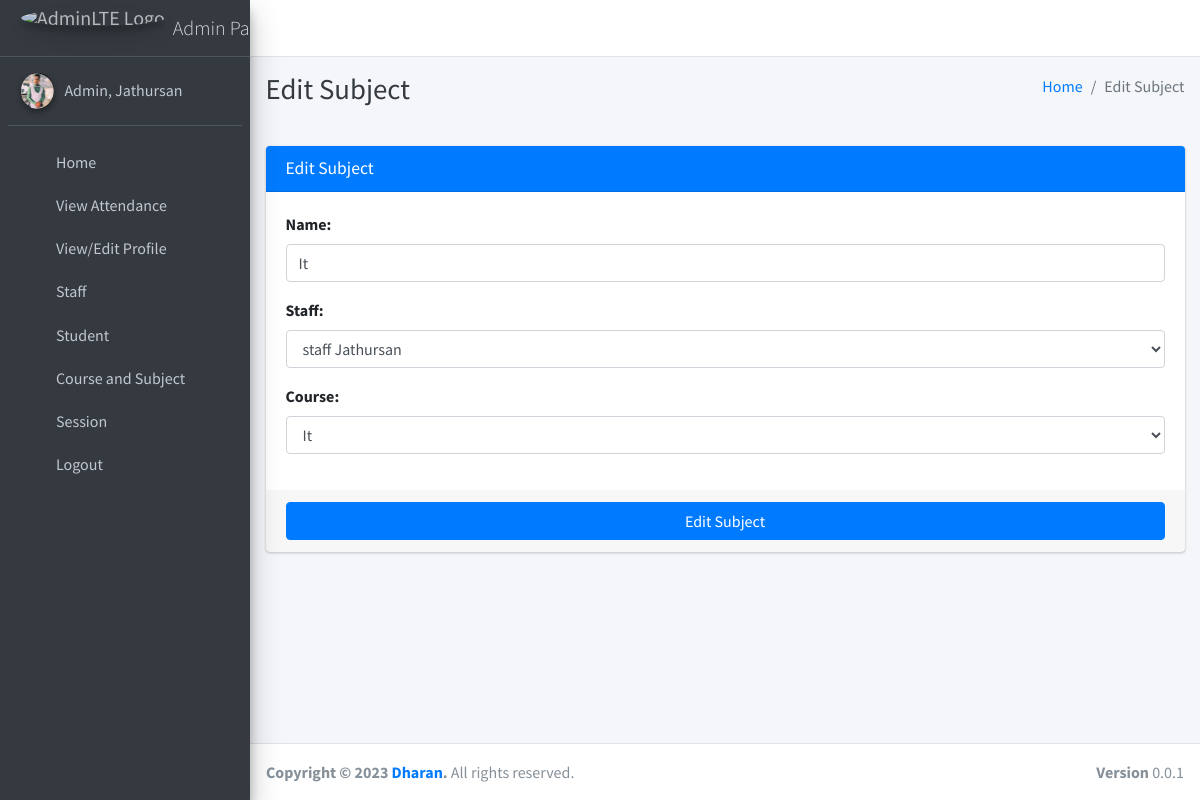
/subject/edit/1 (signed in), run on the app's committed database.
### main_app/models.py (models this page shows, shortened)
class CustomUser(AbstractUser):
    USER_TYPE = ((1, "HOD"), (2, "Staff"), (3, "Student"))
    GENDER = [("M", "Male"), ("F", "Female")]
    username = None  # Removed username, using email instead
    email = models.EmailField(unique=True)
    user_type = models.CharField(default=1, choices=USER_TYPE, max_length=1)
    gender = models.CharField(max_length=1, choices=GENDER)
    profile_pic = models.ImageField()
    address = models.TextField()
    fcm_token = models.TextField(default="")  # For firebase notifications
    created_at = models.DateTimeField(auto_now_add=True)
    updated_at = models.DateTimeField(auto_now=True)
    USERNAME_FIELD = "email"
    REQUIRED_FIELDS = []
    objects = CustomUserManager()
    def __str__(self):
        return self.last_name + ", " + self.first_name

class Subject(models.Model):
    name = models.CharField(max_length=120)
    staff = models.ForeignKey(Staff,on_delete=models.CASCADE,)
    course = models.ForeignKey(Course, on_delete=models.CASCADE)
    updated_at = models.DateTimeField(auto_now=True)
    created_at = models.DateTimeField(auto_now_add=True)

### main_app/hod_views.py (the view, shortened to what this page needs)
def edit_subject(request, subject_id):
    instance = get_object_or_404(Subject, id=subject_id)
    form = SubjectForm(request.POST or None, instance=instance)
    context = {
        'form': form,
        'subject_id': subject_id,
        'page_title': 'Edit Subject'
    }
    return render(request, 'hod_template/edit_subject_template.html', context)

### main_app/forms.py
class SubjectForm(FormSettings):
    def __init__(self, *args, **kwargs):
        super(SubjectForm, self).__init__(*args, **kwargs)
    class Meta:
        model = Subject
        fields = ['name', 'staff', 'course']

### main_app/models.py (called while the page is built)
    def __str__(self):
        return self.name

    def __str__(self):
        return self.admin.last_name + " " + self.admin.first_name

### main_app/templates/hod_template/edit_subject_template.html
{% extends 'main_app/base.html' %}
{% load static %}
{% block page_title %}{{page_title}}{% endblock page_title %}
{% block content %}
<section class="content">
    <div class="container-fluid">
        <div class="row">
            <div class="col-md-12">
                <div class="card card-primary">
                    <div class="card-header">
                        <h3 class="card-title">{{page_title}}</h3>
                    </div>
                    {% include "main_app/form_template.html" with messages=messages  form=form button_text="Edit Subject"%}
                </div>
            </div>
        </div>
    </div>
</section>
{% endblock content %}

### main_app/templates/main_app/sidebar_template.html (shortened to what this page needs)
{% load static %}
<aside class="main-sidebar sidebar-dark-primary elevation-4">
{% if request.user.user_type == '1' %}
    <a href="{% url 'admin_home' %}" class="brand-link">
        <img src="{% static 'dist/img/AdminLTELogo.png' %} " alt="AdminLTE Logo"
            class="brand-image img-circle elevation-3" style="opacity: .8">
        <span class="brand-text font-weight-light">Admin Panel</span>
    </a>
    <div class="sidebar">
        <div class="user-panel mt-3 pb-3 mb-3 d-flex">
            <div class="image">
                <img src="{{ request.user.profile_pic}}" class="img-circle elevation-2" alt="User Image">
            </div>
            <div class="info">
                <a href="#" class="d-block">{{user}}</a>
            </div>
        </div>
        <nav class="mt-2">
            <ul class="nav nav-pills nav-sidebar flex-column" data-widget="treeview" role="menu" data-accordion="false">
                <li class="nav-item">
                    {% url 'admin_home' as admin_home %}
                    <a href="{{admin_home}}" class="nav-link {% if admin_home == request.path %} active {% endif %}">
                        <i class="nav-icon fas fa-th"></i>
                        <p>
                            Home
                        </p>
                    </a>
                </li>
                <li class="nav-item">
                    {% url 'admin_view_attendance' as admin_view_attendance %}
                <li class="nav-item">
                    <a href="{{admin_view_attendance}}"
                        class="nav-link  {% if admin_view_attendance == request.path %} active {% endif %}">
                        <i class="nav-icon fas fa-th"></i>
                        <p>
                            View Attendance
                        </p>
                    </a>
                </li>
                <li class="nav-item">
                    {% url 'admin_view_profile' as admin_view_profile %}
                    <a href="{{admin_view_profile}}"
                        class="nav-link {% if admin_view_profile == request.path %} active {% endif %}">
                        <i class="nav-icon fas fa-th"></i>
                        <p>
                            View/Edit Profile
                        </p>
                    </a>
                </li>
                <li class="nav-item has-treeview">
                    <a href="#" class="nav-link">
                        <i class="nav-icon fas fa-th"></i>
                        <p>
                            Staff
                            <i class="right fas fa-angle-right"></i>
                        </p>
                    </a>
                </li>
                <li class="nav-item has-treeview">
                    <a href="#" class="nav-link">
                        <i class="nav-icon fas fa-th"></i>
                        <p>
                            Student
                            <i class="right fas fa-angle-right"></i>
                        </p>
                    </a>
                </li>
                <li class="nav-item has-treeview">
                    <a href="#" class="nav-link">
                        <i class="nav-icon fas fa-th"></i>
                        <p>
                            Course and Subject
                            <i class="right fas fa-angle-right"></i>
                        </p>
                    </a>
                </li>
                <li class="nav-item has-treeview">
                    <a href="#" class="nav-link">
                        <i class="nav-icon fas fa-th"></i>
                        <p>
                            Session
                            <i class="right fas fa-angle-right"></i>
                        </p>
                    </a>
                </li>
{% endif %}
<li class="nav-item">
    <a href="{% url 'user_logout' %}" onclick="return confirm('Your session would be terminated.\n\nProceed?')" class="nav-link">
        <i class="nav-icon fas fa-th"></i>
        <p>
            Logout
        </p>
    </a>
</li>
</ul>
</nav>
</div>
</aside>

### main_app/templates/main_app/form_template.html (shortened to what this page needs)
<form role="form" method="POST" enctype="multipart/form-data">
    <div class="card-body">
        {% for field in form  %}
        <div class="form-group">
            {{field.label_tag}}
            {{field}}
        </div>
        {% endfor %}
    </div>
    <div class="card-footer">
        <button type="submit" class="btn btn-primary btn-block">
            {% if button_text %}
            {{button_text}}
            {% else %}
            Submit
            {% endif %}
        </button>
    </div>
</form>

### data on the page
CustomUser: user.profile_pic (picture), last_name+first_name "Admin, Jathursan"
Subject: form "It" "staff Jathursan" "It"

### other printed values
{{ page_title }} "Edit Subject"
{{ field.label_tag }} "Name:" "Staff:" "Course:"
{{ button_text }} "Edit Subject"
